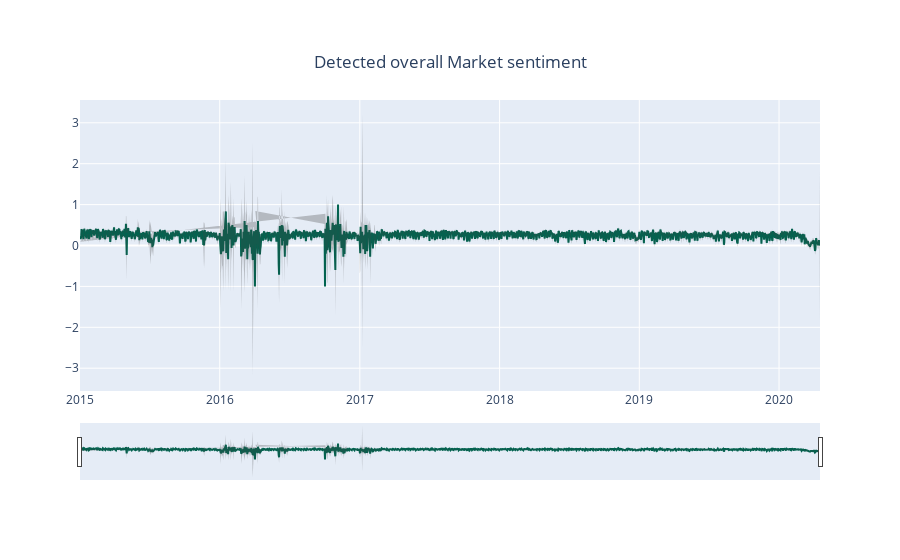

Notebook cell for this chart:
### Code cell
dates['max_max'] = dates['max'] - dates['mean']
# dates['min_min'] = dates['mean']
fig = px.line(x=dates.index,y=dates['mean'], error_y=dates['max_max'])

fig = go.Figure([
    go.Scatter(
        x=dates.index,
        y=dates['mean'],
        line=dict(color='rgb(0,100,80)'),
        mode='lines'
    ),
    go.Scatter(
        name='Upper Bound',
        x=dates.index,
        y=dates['max'],
        mode='lines',
        marker=dict(color="#444"),
        line=dict(width=0),
        showlegend=False
    ),
    go.Scatter(
        name='Lower Bound',
        x=dates.index,
        y=dates['min'],
        marker=dict(color="#444"),
        line=dict(width=0),
        mode='lines',
        fillcolor='rgba(68, 68, 68, 0.3)',
        fill='tonexty',
        showlegend=False
    )
])
fig.update_xaxes(rangeslider_visible=True)
fig.update_layout(showlegend=False, title={'text': 'Detected overall Market sentiment','y':0.9, 'x':0.5,'xanchor': 'center','yanchor': 'top'})
fig.show()

### Figure 1 — Plotly figure (JSON) as saved in the notebook; plotly's stock layout.template omitted (floating-point values rounded to 4 significant figures; data arrays with more than 128 entries replaced by an {"elided": "..."} marker saying what was removed)
{"data": [{"line": {"color": "rgb(0,100,80)"}, "mode": "lines", "x": {"elided": "1933 str values"}, "y": {"elided": "1933 float values"}, "type": "scatter"}, {"line": {"width": 0}, "marker": {"color": "#444"}, "mode": "lines", "name": "Upper Bound", "showlegend": false, "x": {"elided": "1933 str values"}, "y": {"elided": "1933 float values"}, "type": "scatter"}, {"fill": "tonexty", "fillcolor": "rgba(68, 68, 68, 0.3)", "line": {"width": 0}, "marker": {"color": "#444"}, "mode": "lines", "name": "Lower Bound", "showlegend": false, "x": {"elided": "1933 str values"}, "y": {"elided": "1933 float values"}, "type": "scatter"}], "layout": {"xaxis": {"rangeslider": {"visible": true}}, "title": {"text": "Detected overall Market sentiment", "y": 0.9, "x": 0.5, "xanchor": "center", "yanchor": "top"}, "showlegend": false}}
